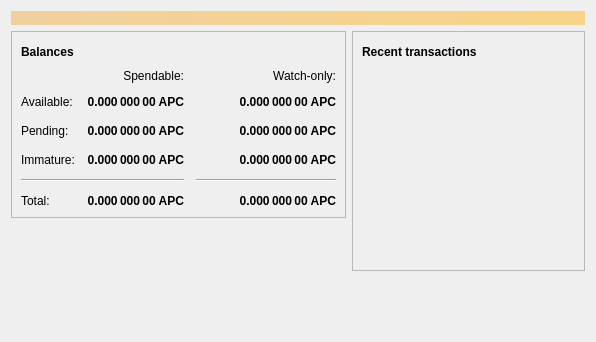
<?xml version="1.0" encoding="UTF-8"?>
<ui version="4.0">
 <class>OverviewPage</class>
 <widget class="QWidget" name="OverviewPage">
  <property name="geometry">
   <rect>
    <x>0</x>
    <y>0</y>
    <width>596</width>
    <height>342</height>
   </rect>
  </property>
  <property name="windowTitle">
   <string>Form</string>
  </property>
  <layout class="QVBoxLayout" name="topLayout">
   <item>
    <widget class="QLabel" name="labelAlerts">
     <property name="visible">
      <bool>false</bool>
     </property>
     <property name="styleSheet">
      <string notr="true">QLabel { background-color: qlineargradient(x1: 0, y1: 0, x2: 1, y2: 0, stop:0 #F0D0A0, stop:1 #F8D488); color:#000000; }</string>
     </property>
     <property name="wordWrap">
      <bool>true</bool>
     </property>
     <property name="margin">
      <number>3</number>
     </property>
     <property name="textInteractionFlags">
      <set>Qt::TextSelectableByMouse</set>
     </property>
    </widget>
   </item>
   <item>
    <layout class="QHBoxLayout" name="horizontalLayout" stretch="1,1">
     <item>
      <layout class="QVBoxLayout" name="verticalLayout_2">
       <item>
        <widget class="QFrame" name="frame">
         <property name="frameShape">
          <enum>QFrame::StyledPanel</enum>
         </property>
         <property name="frameShadow">
          <enum>QFrame::Raised</enum>
         </property>
         <layout class="QVBoxLayout" name="verticalLayout_4">
          <item>
           <layout class="QHBoxLayout" name="horizontalLayout_4">
            <item>
             <widget class="QLabel" name="label_5">
              <property name="font">
               <font>
                <weight>75</weight>
                <bold>true</bold>
               </font>
              </property>
              <property name="text">
               <string>Balances</string>
              </property>
             </widget>
            </item>
            <item>
             <widget class="QPushButton" name="labelWalletStatus">
              <property name="enabled">
               <bool>true</bool>
              </property>
              <property name="maximumSize">
               <size>
                <width>30</width>
                <height>16777215</height>
               </size>
              </property>
              <property name="toolTip">
               <string>The displayed information may be out of date. Your wallet automatically synchronizes with the Apsiocoin network after a connection is established, but this process has not completed yet.</string>
              </property>
              <property name="text">
               <string/>
              </property>
              <property name="icon">
               <iconset resource="../bitcoin.qrc">
                <normaloff>:/icons/warning</normaloff>
                <disabledoff>:/icons/warning</disabledoff>:/icons/warning</iconset>
              </property>
              <property name="iconSize">
               <size>
                <width>24</width>
                <height>24</height>
               </size>
              </property>
              <property name="flat">
               <bool>true</bool>
              </property>
             </widget>
            </item>
            <item>
             <spacer name="horizontalSpacer_3">
              <property name="orientation">
               <enum>Qt::Horizontal</enum>
              </property>
              <property name="sizeHint" stdset="0">
               <size>
                <width>40</width>
                <height>20</height>
               </size>
              </property>
             </spacer>
            </item>
           </layout>
          </item>
          <item>
           <layout class="QGridLayout" name="gridLayout">
            <property name="spacing">
             <number>12</number>
            </property>
            <item row="2" column="2">
             <widget class="QLabel" name="labelWatchPending">
              <property name="font">
               <font>
                <weight>75</weight>
                <bold>true</bold>
               </font>
              </property>
              <property name="cursor">
               <cursorShape>IBeamCursor</cursorShape>
              </property>
              <property name="toolTip">
               <string>Unconfirmed transactions to watch-only addresses</string>
              </property>
              <property name="text">
               <string notr="true">0.000 000 00 APC</string>
              </property>
              <property name="alignment">
               <set>Qt::AlignRight|Qt::AlignTrailing|Qt::AlignVCenter</set>
              </property>
              <property name="textInteractionFlags">
               <set>Qt::LinksAccessibleByMouse|Qt::TextSelectableByKeyboard|Qt::TextSelectableByMouse</set>
              </property>
             </widget>
            </item>
            <item row="2" column="1">
             <widget class="QLabel" name="labelUnconfirmed">
              <property name="font">
               <font>
                <weight>75</weight>
                <bold>true</bold>
               </font>
              </property>
              <property name="cursor">
               <cursorShape>IBeamCursor</cursorShape>
              </property>
              <property name="toolTip">
               <string>Total of transactions that have yet to be confirmed, and do not yet count toward the spendable balance</string>
              </property>
              <property name="text">
               <string notr="true">0.000 000 00 APC</string>
              </property>
              <property name="alignment">
               <set>Qt::AlignRight|Qt::AlignTrailing|Qt::AlignVCenter</set>
              </property>
              <property name="textInteractionFlags">
               <set>Qt::LinksAccessibleByMouse|Qt::TextSelectableByKeyboard|Qt::TextSelectableByMouse</set>
              </property>
             </widget>
            </item>
            <item row="3" column="2">
             <widget class="QLabel" name="labelWatchImmature">
              <property name="font">
               <font>
                <weight>75</weight>
                <bold>true</bold>
               </font>
              </property>
              <property name="cursor">
               <cursorShape>IBeamCursor</cursorShape>
              </property>
              <property name="toolTip">
               <string>Mined balance in watch-only addresses that has not yet matured</string>
              </property>
              <property name="text">
               <string notr="true">0.000 000 00 APC</string>
              </property>
              <property name="alignment">
               <set>Qt::AlignRight|Qt::AlignTrailing|Qt::AlignVCenter</set>
              </property>
              <property name="textInteractionFlags">
               <set>Qt::LinksAccessibleByMouse|Qt::TextSelectableByKeyboard|Qt::TextSelectableByMouse</set>
              </property>
             </widget>
            </item>
            <item row="4" column="0" colspan="2">
             <widget class="Line" name="line">
              <property name="orientation">
               <enum>Qt::Horizontal</enum>
              </property>
             </widget>
            </item>
            <item row="4" column="2">
             <widget class="Line" name="lineWatchBalance">
              <property name="sizePolicy">
               <sizepolicy hsizetype="Preferred" vsizetype="Fixed">
                <horstretch>0</horstretch>
                <verstretch>0</verstretch>
               </sizepolicy>
              </property>
              <property name="minimumSize">
               <size>
                <width>140</width>
                <height>0</height>
               </size>
              </property>
              <property name="orientation">
               <enum>Qt::Horizontal</enum>
              </property>
             </widget>
            </item>
            <item row="5" column="0">
             <widget class="QLabel" name="labelTotalText">
              <property name="text">
               <string>Total:</string>
              </property>
             </widget>
            </item>
            <item row="3" column="1">
             <widget class="QLabel" name="labelImmature">
              <property name="font">
               <font>
                <weight>75</weight>
                <bold>true</bold>
               </font>
              </property>
              <property name="cursor">
               <cursorShape>IBeamCursor</cursorShape>
              </property>
              <property name="toolTip">
               <string>Mined balance that has not yet matured</string>
              </property>
              <property name="text">
               <string notr="true">0.000 000 00 APC</string>
              </property>
              <property name="alignment">
               <set>Qt::AlignRight|Qt::AlignTrailing|Qt::AlignVCenter</set>
              </property>
              <property name="textInteractionFlags">
               <set>Qt::LinksAccessibleByMouse|Qt::TextSelectableByKeyboard|Qt::TextSelectableByMouse</set>
              </property>
             </widget>
            </item>
            <item row="2" column="3">
             <spacer name="horizontalSpacer_2">
              <property name="orientation">
               <enum>Qt::Horizontal</enum>
              </property>
              <property name="sizeHint" stdset="0">
               <size>
                <width>40</width>
                <height>20</height>
               </size>
              </property>
             </spacer>
            </item>
            <item row="3" column="0">
             <widget class="QLabel" name="labelImmatureText">
              <property name="text">
               <string>Immature:</string>
              </property>
             </widget>
            </item>
            <item row="5" column="1">
             <widget class="QLabel" name="labelTotal">
              <property name="font">
               <font>
                <weight>75</weight>
                <bold>true</bold>
               </font>
              </property>
              <property name="cursor">
               <cursorShape>IBeamCursor</cursorShape>
              </property>
              <property name="toolTip">
               <string>Your current total balance</string>
              </property>
              <property name="text">
               <string notr="true">0.000 000 00 APC</string>
              </property>
              <property name="alignment">
               <set>Qt::AlignRight|Qt::AlignTrailing|Qt::AlignVCenter</set>
              </property>
              <property name="textInteractionFlags">
               <set>Qt::LinksAccessibleByMouse|Qt::TextSelectableByKeyboard|Qt::TextSelectableByMouse</set>
              </property>
             </widget>
            </item>
            <item row="5" column="2">
             <widget class="QLabel" name="labelWatchTotal">
              <property name="font">
               <font>
                <weight>75</weight>
                <bold>true</bold>
               </font>
              </property>
              <property name="cursor">
               <cursorShape>IBeamCursor</cursorShape>
              </property>
              <property name="toolTip">
               <string>Current total balance in watch-only addresses</string>
              </property>
              <property name="text">
               <string notr="true">0.000 000 00 APC</string>
              </property>
              <property name="alignment">
               <set>Qt::AlignRight|Qt::AlignTrailing|Qt::AlignVCenter</set>
              </property>
              <property name="textInteractionFlags">
               <set>Qt::LinksAccessibleByMouse|Qt::TextSelectableByKeyboard|Qt::TextSelectableByMouse</set>
              </property>
             </widget>
            </item>
            <item row="0" column="2">
             <widget class="QLabel" name="labelWatchonly">
              <property name="text">
               <string>Watch-only:</string>
              </property>
              <property name="alignment">
               <set>Qt::AlignRight|Qt::AlignTrailing|Qt::AlignVCenter</set>
              </property>
             </widget>
            </item>
            <item row="1" column="0">
             <widget class="QLabel" name="labelBalanceText">
              <property name="text">
               <string>Available:</string>
              </property>
             </widget>
            </item>
            <item row="1" column="1">
             <widget class="QLabel" name="labelBalance">
              <property name="font">
               <font>
                <weight>75</weight>
                <bold>true</bold>
               </font>
              </property>
              <property name="cursor">
               <cursorShape>IBeamCursor</cursorShape>
              </property>
              <property name="toolTip">
               <string>Your current spendable balance</string>
              </property>
              <property name="text">
               <string notr="true">0.000 000 00 APC</string>
              </property>
              <property name="alignment">
               <set>Qt::AlignRight|Qt::AlignTrailing|Qt::AlignVCenter</set>
              </property>
              <property name="textInteractionFlags">
               <set>Qt::LinksAccessibleByMouse|Qt::TextSelectableByKeyboard|Qt::TextSelectableByMouse</set>
              </property>
             </widget>
            </item>
            <item row="1" column="2">
             <widget class="QLabel" name="labelWatchAvailable">
              <property name="font">
               <font>
                <weight>75</weight>
                <bold>true</bold>
               </font>
              </property>
              <property name="cursor">
               <cursorShape>IBeamCursor</cursorShape>
              </property>
              <property name="toolTip">
               <string>Your current balance in watch-only addresses</string>
              </property>
              <property name="text">
               <string notr="true">0.000 000 00 APC</string>
              </property>
              <property name="alignment">
               <set>Qt::AlignRight|Qt::AlignTrailing|Qt::AlignVCenter</set>
              </property>
              <property name="textInteractionFlags">
               <set>Qt::LinksAccessibleByMouse|Qt::TextSelectableByKeyboard|Qt::TextSelectableByMouse</set>
              </property>
             </widget>
            </item>
            <item row="2" column="0">
             <widget class="QLabel" name="labelPendingText">
              <property name="text">
               <string>Pending:</string>
              </property>
             </widget>
            </item>
            <item row="0" column="1">
             <widget class="QLabel" name="labelSpendable">
              <property name="text">
               <string>Spendable:</string>
              </property>
              <property name="alignment">
               <set>Qt::AlignRight|Qt::AlignTrailing|Qt::AlignVCenter</set>
              </property>
             </widget>
            </item>
           </layout>
          </item>
         </layout>
        </widget>
       </item>
       <item>
        <spacer name="verticalSpacer">
         <property name="orientation">
          <enum>Qt::Vertical</enum>
         </property>
         <property name="sizeHint" stdset="0">
          <size>
           <width>20</width>
           <height>40</height>
          </size>
         </property>
        </spacer>
       </item>
      </layout>
     </item>
     <item>
      <layout class="QVBoxLayout" name="verticalLayout_3">
       <item>
        <widget class="QFrame" name="frame_2">
         <property name="frameShape">
          <enum>QFrame::StyledPanel</enum>
         </property>
         <property name="frameShadow">
          <enum>QFrame::Raised</enum>
         </property>
         <layout class="QVBoxLayout" name="verticalLayout">
          <item>
           <layout class="QHBoxLayout" name="horizontalLayout_2">
            <item>
             <widget class="QLabel" name="label_4">
              <property name="font">
               <font>
                <weight>75</weight>
                <bold>true</bold>
               </font>
              </property>
              <property name="text">
               <string>Recent transactions</string>
              </property>
             </widget>
            </item>
            <item>
             <widget class="QPushButton" name="labelTransactionsStatus">
              <property name="enabled">
               <bool>true</bool>
              </property>
              <property name="maximumSize">
               <size>
                <width>30</width>
                <height>16777215</height>
               </size>
              </property>
              <property name="toolTip">
               <string>The displayed information may be out of date. Your wallet automatically synchronizes with the Apsiocoin network after a connection is established, but this process has not completed yet.</string>
              </property>
              <property name="text">
               <string/>
              </property>
              <property name="icon">
               <iconset resource="../bitcoin.qrc">
                <normaloff>:/icons/warning</normaloff>
                <disabledoff>:/icons/warning</disabledoff>:/icons/warning</iconset>
              </property>
              <property name="iconSize">
               <size>
                <width>24</width>
                <height>24</height>
               </size>
              </property>
              <property name="flat">
               <bool>true</bool>
              </property>
             </widget>
            </item>
            <item>
             <spacer name="horizontalSpacer">
              <property name="orientation">
               <enum>Qt::Horizontal</enum>
              </property>
              <property name="sizeHint" stdset="0">
               <size>
                <width>40</width>
                <height>20</height>
               </size>
              </property>
             </spacer>
            </item>
           </layout>
          </item>
          <item>
           <widget class="QListView" name="listTransactions">
            <property name="styleSheet">
             <string notr="true">QListView { background: transparent; }</string>
            </property>
            <property name="frameShape">
             <enum>QFrame::NoFrame</enum>
            </property>
            <property name="verticalScrollBarPolicy">
             <enum>Qt::ScrollBarAlwaysOff</enum>
            </property>
            <property name="horizontalScrollBarPolicy">
             <enum>Qt::ScrollBarAlwaysOff</enum>
            </property>
            <property name="selectionMode">
             <enum>QAbstractItemView::NoSelection</enum>
            </property>
           </widget>
          </item>
         </layout>
        </widget>
       </item>
       <item>
        <spacer name="verticalSpacer_2">
         <property name="orientation">
          <enum>Qt::Vertical</enum>
         </property>
         <property name="sizeHint" stdset="0">
          <size>
           <width>20</width>
           <height>40</height>
          </size>
         </property>
        </spacer>
       </item>
      </layout>
     </item>
    </layout>
   </item>
  </layout>
 </widget>
 <resources/>
 <connections/>
</ui>
